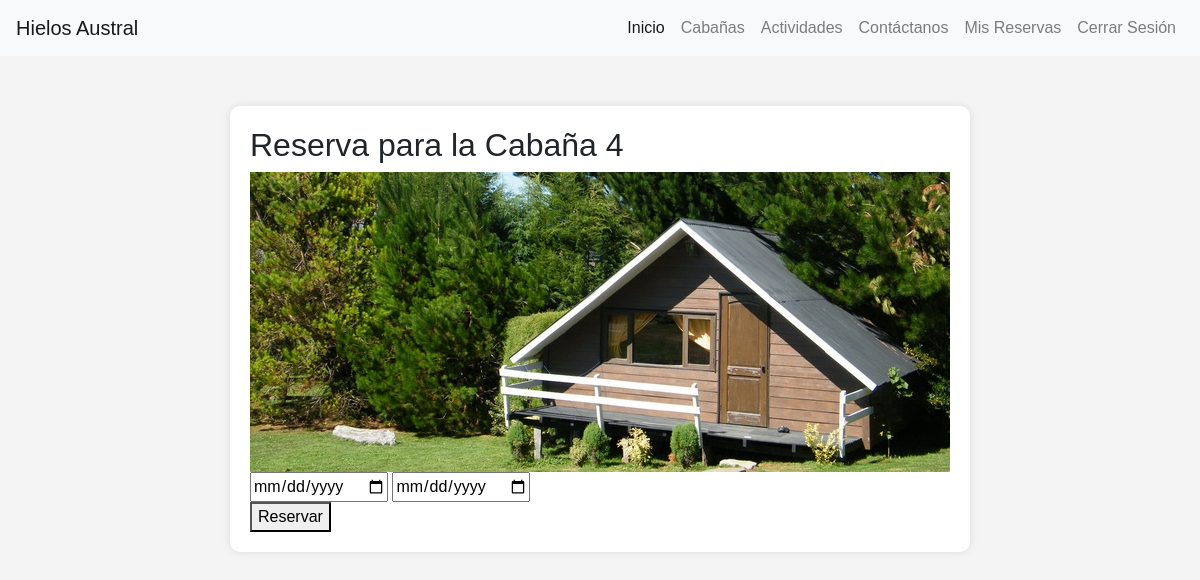
/cabañas/reserva/4/ (signed in), run on the app's committed database.
### modelapp/models.py (models this page shows)
class Cabaña(models.Model):
    cabaña_id = models.AutoField(primary_key=True)
    precio = models.DecimalField(max_digits=10, decimal_places=2)
    capacidad = models.PositiveIntegerField()
    descripcion = models.TextField()
    imagen = models.ImageField(upload_to='cabañas/')

### modelapp/forms.py (shortened to what this page needs)
class ReservaForm(forms.ModelForm):
    class Meta:
        model = Reserva
        fields = ['cabaña', 'fecha_inicio', 'fecha_fin']
        widgets = {
            'fecha_inicio': forms.DateInput(attrs={'type': 'date'}),
            'fecha_fin': forms.DateInput(attrs={'type': 'date'}),
        }

### modelapp/views.py (called while the page is built)
@login_required
def reserva(request, cabaña_id):
    cabaña = get_object_or_404(Cabaña, pk=cabaña_id)
    if request.method == 'POST':
        form = ReservaForm(request.POST)
        if form.is_valid():
            nueva_reserva = form.save(commit=False)
            nueva_reserva.cliente = request.user
            nueva_reserva.cabaña = cabaña
            nueva_reserva.save()
            return redirect('web:reservas_por_cliente', cliente_id=request.user.id)
        else:
            pass
    else:
        form = ReservaForm(initial={'cabaña': cabaña})
    return render(request, 'reserva.html', {'form': form, 'cabaña': cabaña})

### templates/reserva.html (shortened to what this page needs)
{% extends 'layout.html' %}
{% block content%}
<div class="container-form">
    <form method="post" class="form">
        <h2>Reserva para la Cabaña {{ cabaña.cabaña_id }}</h2>
        <img src="{{ cabaña.imagen.url }}" alt="{{ cabaña.descripcion }}" />
        <div class="dates">
            {{ form.fecha_inicio }}
            {{ form.fecha_fin }}
        </div>
        <button type="submit">Reservar</button>
    </form>
</div>
{% endblock %}

### hielos_austral/static/css/styles.css (style rules this page uses)
body { font-family: 'Arial', sans-serif; margin: 0; padding: 0; background-color: #f4f4f4; padding-top: 56px; }
.container-form { display: flex; justify-content: center; align-items: center; background-color: #f4f4f4; margin-top: 50px; }
.form { padding: 20px; background: white; border-radius: 10px; box-shadow: 0 0 10px rgba(0, 0, 0, 0.1); }

### data on the page
Cabaña: cabaña_id "4", imagen (picture)
